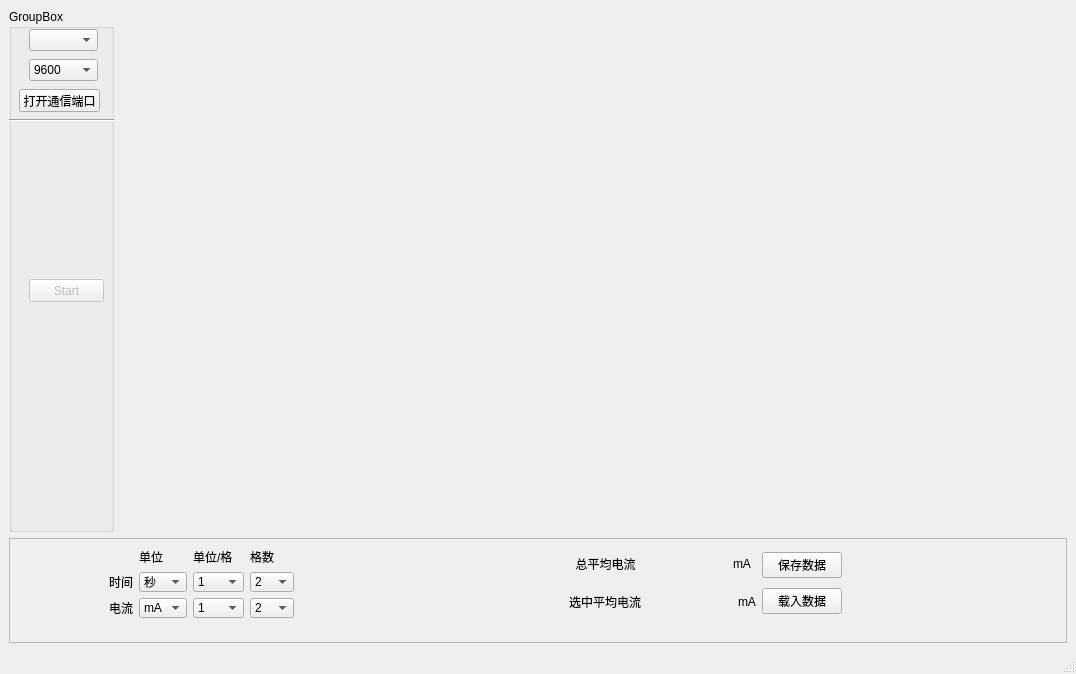
<?xml version="1.0" encoding="UTF-8"?>
<ui version="4.0">
 <class>MainWindow</class>
 <widget class="QMainWindow" name="MainWindow">
  <property name="geometry">
   <rect>
    <x>0</x>
    <y>0</y>
    <width>1076</width>
    <height>674</height>
   </rect>
  </property>
  <property name="windowTitle">
   <string>MainWindow</string>
  </property>
  <widget class="QWidget" name="centralwidget">
   <layout class="QVBoxLayout" name="verticalLayout_2">
    <item>
     <layout class="QVBoxLayout" name="verticalLayout" stretch="10,2">
      <item>
       <layout class="QHBoxLayout" name="horizontalLayout" stretch="1,9">
        <item>
         <widget class="QGroupBox" name="groupBox">
          <property name="contextMenuPolicy">
           <enum>Qt::NoContextMenu</enum>
          </property>
          <property name="title">
           <string>GroupBox</string>
          </property>
          <widget class="QComboBox" name="serialBaurdRateComboBox">
           <property name="geometry">
            <rect>
             <x>20</x>
             <y>50</y>
             <width>69</width>
             <height>22</height>
            </rect>
           </property>
           <item>
            <property name="text">
             <string>9600</string>
            </property>
           </item>
          </widget>
          <widget class="QPushButton" name="openComPortPushButton">
           <property name="geometry">
            <rect>
             <x>10</x>
             <y>80</y>
             <width>81</width>
             <height>23</height>
            </rect>
           </property>
           <property name="text">
            <string>打开通信端口</string>
           </property>
          </widget>
          <widget class="QComboBox" name="serialPortsComboBox">
           <property name="geometry">
            <rect>
             <x>20</x>
             <y>20</y>
             <width>69</width>
             <height>22</height>
            </rect>
           </property>
          </widget>
          <widget class="Line" name="line">
           <property name="geometry">
            <rect>
             <x>0</x>
             <y>110</y>
             <width>118</width>
             <height>3</height>
            </rect>
           </property>
           <property name="orientation">
            <enum>Qt::Horizontal</enum>
           </property>
          </widget>
          <widget class="QPushButton" name="startPushButton">
           <property name="enabled">
            <bool>false</bool>
           </property>
           <property name="geometry">
            <rect>
             <x>20</x>
             <y>270</y>
             <width>75</width>
             <height>23</height>
            </rect>
           </property>
           <property name="text">
            <string>Start</string>
           </property>
          </widget>
         </widget>
        </item>
        <item>
         <widget class="QWidget" name="chartWidget" native="true"/>
        </item>
       </layout>
      </item>
      <item>
       <widget class="QFrame" name="frame">
        <property name="frameShape">
         <enum>QFrame::StyledPanel</enum>
        </property>
        <property name="frameShadow">
         <enum>QFrame::Raised</enum>
        </property>
        <widget class="QWidget" name="">
         <property name="geometry">
          <rect>
           <x>100</x>
           <y>10</y>
           <width>733</width>
           <height>70</height>
          </rect>
         </property>
         <layout class="QHBoxLayout" name="horizontalLayout_4">
          <item>
           <layout class="QGridLayout" name="gridLayout">
            <item row="0" column="1">
             <widget class="QLabel" name="timeLabel_3">
              <property name="text">
               <string>单位</string>
              </property>
             </widget>
            </item>
            <item row="0" column="2">
             <widget class="QLabel" name="timeLabel_7">
              <property name="text">
               <string>单位/格</string>
              </property>
             </widget>
            </item>
            <item row="0" column="3">
             <widget class="QLabel" name="timeLabel_12">
              <property name="text">
               <string>格数</string>
              </property>
             </widget>
            </item>
            <item row="1" column="0">
             <widget class="QLabel" name="timeLabel">
              <property name="text">
               <string>时间</string>
              </property>
             </widget>
            </item>
            <item row="1" column="1">
             <widget class="QComboBox" name="timeUnitComboBox">
              <item>
               <property name="text">
                <string>秒</string>
               </property>
              </item>
              <item>
               <property name="text">
                <string>分</string>
               </property>
              </item>
              <item>
               <property name="text">
                <string>时</string>
               </property>
              </item>
             </widget>
            </item>
            <item row="1" column="2">
             <widget class="QComboBox" name="timeUnitPerTickComboBox">
              <property name="currentText">
               <string>5</string>
              </property>
              <item>
               <property name="text">
                <string>1</string>
               </property>
              </item>
              <item>
               <property name="text">
                <string>2</string>
               </property>
              </item>
              <item>
               <property name="text">
                <string>5</string>
               </property>
              </item>
              <item>
               <property name="text">
                <string>10</string>
               </property>
              </item>
              <item>
               <property name="text">
                <string>20</string>
               </property>
              </item>
              <item>
               <property name="text">
                <string>40</string>
               </property>
              </item>
              <item>
               <property name="text">
                <string>50</string>
               </property>
              </item>
              <item>
               <property name="text">
                <string>100</string>
               </property>
              </item>
             </widget>
            </item>
            <item row="1" column="3">
             <widget class="QComboBox" name="timeTickComboBox">
              <property name="currentText">
               <string>10</string>
              </property>
              <item>
               <property name="text">
                <string>2</string>
               </property>
              </item>
              <item>
               <property name="text">
                <string>4</string>
               </property>
              </item>
              <item>
               <property name="text">
                <string>5</string>
               </property>
              </item>
              <item>
               <property name="text">
                <string>10</string>
               </property>
              </item>
             </widget>
            </item>
            <item row="2" column="0">
             <widget class="QLabel" name="timeLabel_2">
              <property name="text">
               <string>电流</string>
              </property>
             </widget>
            </item>
            <item row="2" column="1">
             <widget class="QComboBox" name="currentUnitComboBox">
              <item>
               <property name="text">
                <string>mA</string>
               </property>
              </item>
             </widget>
            </item>
            <item row="2" column="2">
             <widget class="QComboBox" name="currentUnitPerTickComboBox">
              <property name="currentText">
               <string>5</string>
              </property>
              <item>
               <property name="text">
                <string>1</string>
               </property>
              </item>
              <item>
               <property name="text">
                <string>2</string>
               </property>
              </item>
              <item>
               <property name="text">
                <string>5</string>
               </property>
              </item>
              <item>
               <property name="text">
                <string>10</string>
               </property>
              </item>
              <item>
               <property name="text">
                <string>20</string>
               </property>
              </item>
              <item>
               <property name="text">
                <string>50</string>
               </property>
              </item>
              <item>
               <property name="text">
                <string>100</string>
               </property>
              </item>
              <item>
               <property name="text">
                <string>200</string>
               </property>
              </item>
              <item>
               <property name="text">
                <string>500</string>
               </property>
              </item>
             </widget>
            </item>
            <item row="2" column="3">
             <widget class="QComboBox" name="currentTickComboBox">
              <property name="currentText">
               <string>10</string>
              </property>
              <item>
               <property name="text">
                <string>2</string>
               </property>
              </item>
              <item>
               <property name="text">
                <string>4</string>
               </property>
              </item>
              <item>
               <property name="text">
                <string>5</string>
               </property>
              </item>
              <item>
               <property name="text">
                <string>10</string>
               </property>
              </item>
              <item>
               <property name="text">
                <string>20</string>
               </property>
              </item>
             </widget>
            </item>
           </layout>
          </item>
          <item>
           <spacer name="horizontalSpacer">
            <property name="orientation">
             <enum>Qt::Horizontal</enum>
            </property>
            <property name="sizeHint" stdset="0">
             <size>
              <width>188</width>
              <height>20</height>
             </size>
            </property>
           </spacer>
          </item>
          <item>
           <layout class="QVBoxLayout" name="verticalLayout_3">
            <item>
             <layout class="QHBoxLayout" name="horizontalLayout_2">
              <item>
               <widget class="QLabel" name="avgCurrentLabel_2">
                <property name="text">
                 <string>  总平均电流</string>
                </property>
               </widget>
              </item>
              <item alignment="Qt::AlignRight|Qt::AlignVCenter">
               <widget class="QLabel" name="avgCurrentLabel">
                <property name="minimumSize">
                 <size>
                  <width>85</width>
                  <height>0</height>
                 </size>
                </property>
                <property name="text">
                 <string>&lt;html&gt;&lt;head/&gt;&lt;body&gt;&lt;p align=&quot;center&quot;&gt;&lt;br/&gt;&lt;/p&gt;&lt;/body&gt;&lt;/html&gt;</string>
                </property>
                <property name="textFormat">
                 <enum>Qt::AutoText</enum>
                </property>
                <property name="scaledContents">
                 <bool>false</bool>
                </property>
                <property name="alignment">
                 <set>Qt::AlignCenter</set>
                </property>
               </widget>
              </item>
              <item>
               <widget class="QLabel" name="avgCurrentLabel_3">
                <property name="text">
                 <string>mA</string>
                </property>
               </widget>
              </item>
             </layout>
            </item>
            <item>
             <layout class="QHBoxLayout" name="horizontalLayout_3">
              <item>
               <widget class="QLabel" name="avgCurrentLabel_4">
                <property name="text">
                 <string>选中平均电流</string>
                </property>
               </widget>
              </item>
              <item alignment="Qt::AlignRight|Qt::AlignVCenter">
               <widget class="QLabel" name="selectAreaAvgCurrentLabel">
                <property name="minimumSize">
                 <size>
                  <width>85</width>
                  <height>0</height>
                 </size>
                </property>
                <property name="text">
                 <string>&lt;html&gt;&lt;head/&gt;&lt;body&gt;&lt;p align=&quot;center&quot;&gt;&lt;br/&gt;&lt;/p&gt;&lt;/body&gt;&lt;/html&gt;</string>
                </property>
                <property name="alignment">
                 <set>Qt::AlignCenter</set>
                </property>
               </widget>
              </item>
              <item>
               <widget class="QLabel" name="avgCurrentLabel_6">
                <property name="text">
                 <string>mA</string>
                </property>
               </widget>
              </item>
             </layout>
            </item>
           </layout>
          </item>
          <item>
           <layout class="QVBoxLayout" name="verticalLayout_4">
            <item>
             <widget class="QPushButton" name="savePushButton">
              <property name="text">
               <string>保存数据</string>
              </property>
             </widget>
            </item>
            <item>
             <widget class="QPushButton" name="loadPushButton">
              <property name="text">
               <string>载入数据</string>
              </property>
             </widget>
            </item>
           </layout>
          </item>
         </layout>
        </widget>
       </widget>
      </item>
     </layout>
    </item>
   </layout>
  </widget>
  <widget class="QMenuBar" name="menubar">
   <property name="geometry">
    <rect>
     <x>0</x>
     <y>0</y>
     <width>1076</width>
     <height>23</height>
    </rect>
   </property>
  </widget>
  <widget class="QStatusBar" name="statusbar"/>
 </widget>
 <resources/>
 <connections/>
</ui>
